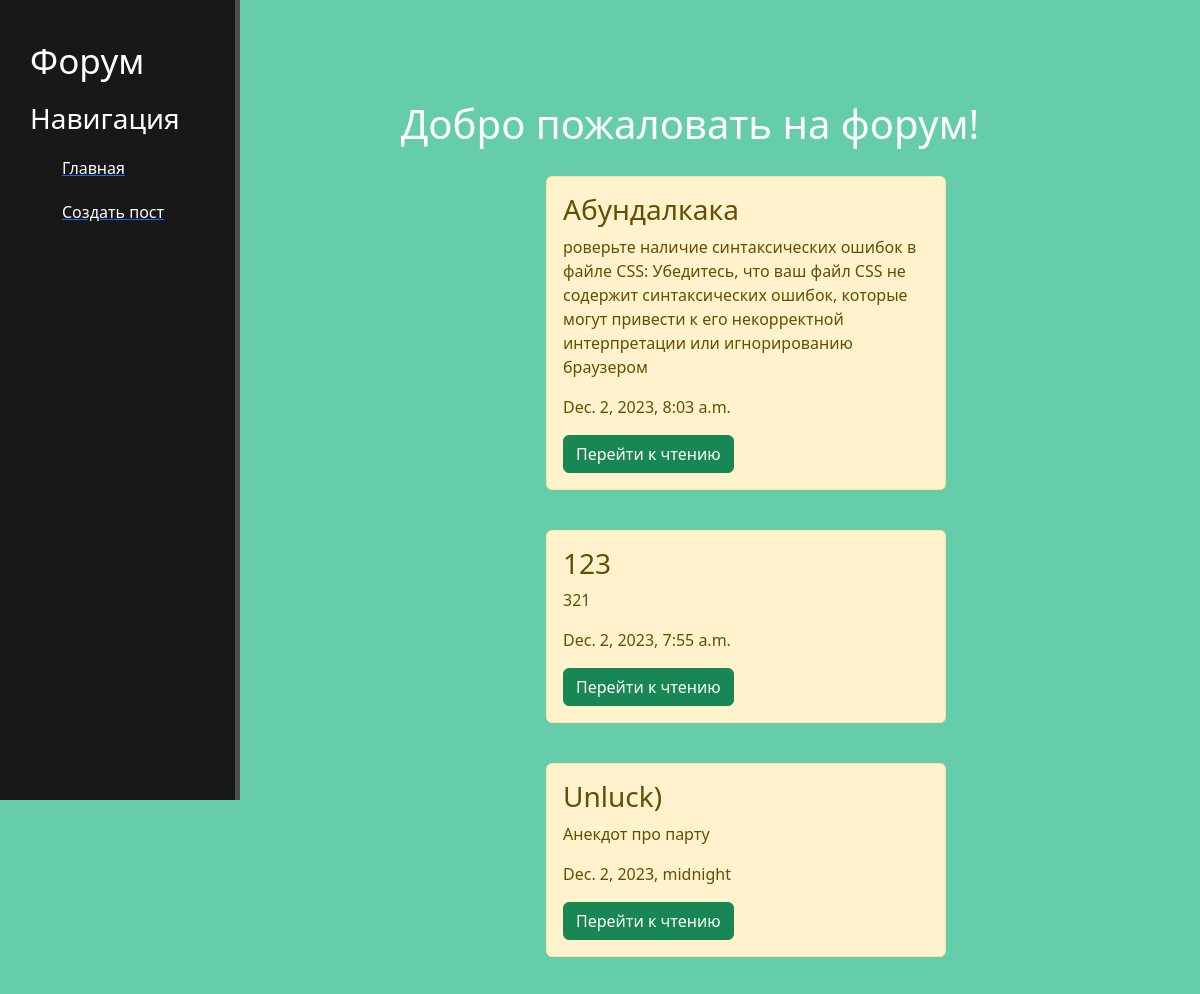
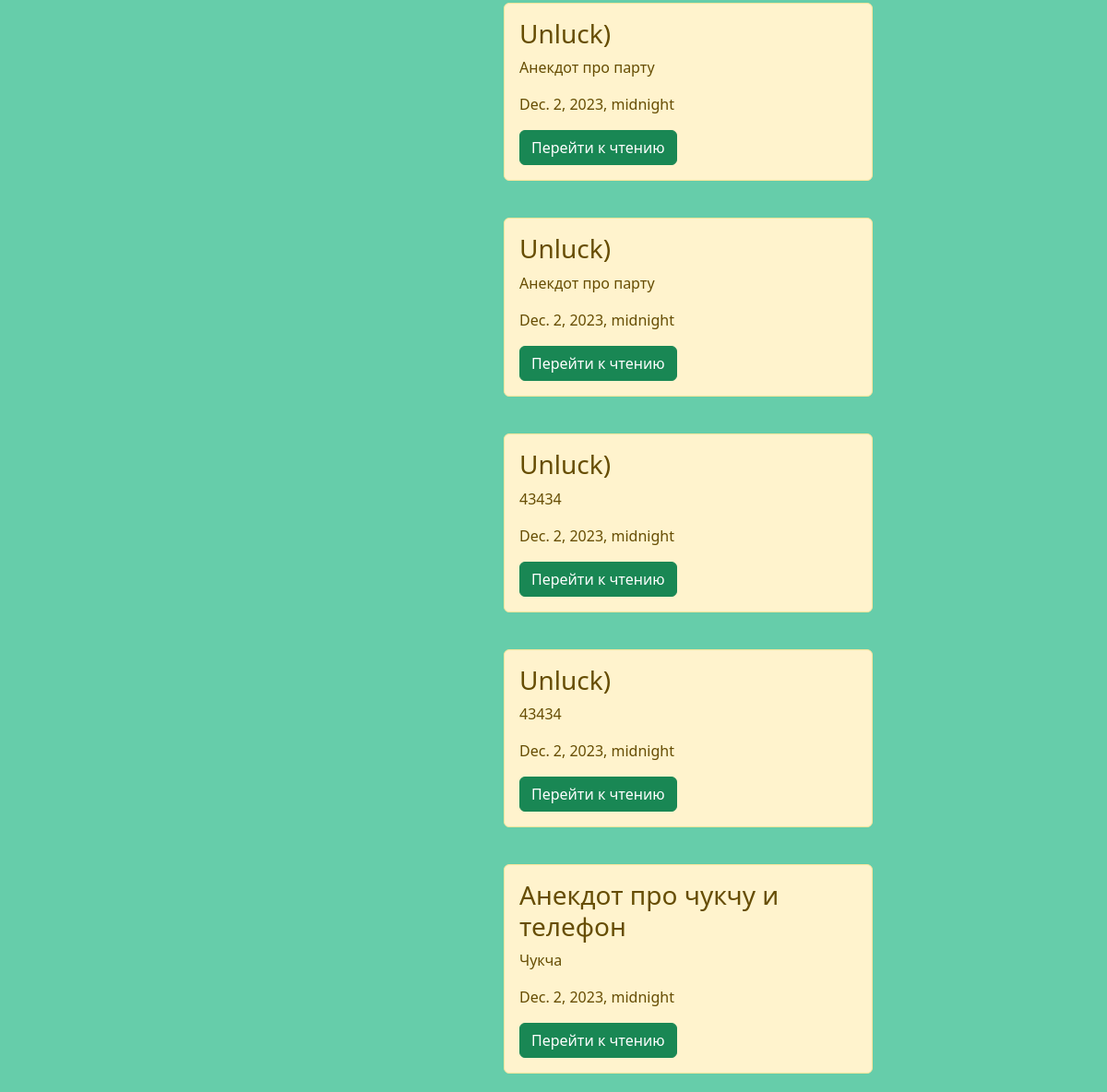
Page /news/ on the committed database (2 pictures, top to bottom).
### news/models.py (models this page shows, shortened)
class Articles(models.Model):
	title = models.CharField('Название статьи', max_length = 50)
	text = models.CharField('Текст статьи', max_length = 5000)
	date = models.DateTimeField('Дата публикации')
	class Meta:
		verbose_name = 'Новость'
		verbose_name_plural = 'Новости'

### news/views.py (the view)
# urls.py: path('', views.news_home, name = 'news_home'),
def news_home(request):
	news = Articles.objects.order_by('-date')
	return render(request, 'website/news.html', {'news': news})

### website/templates/website/news.html (shortened to what this page needs)
{% extends 'website/layout.html' %}
{% block content %}
	<div class = "aboutе">
		<h1>Добро пожаловать на форум!</h1>
		{% for el in news %}
			<div class = "alert alert-warning">
				<h3>{{ el.title }}</h3>
				<p> {{ el.text }}</p>
				<p> {{ el.date }}</p>
				<a href ="{% url 'news_detail' el.id %}" class = "btn btn-success"> Перейти к чтению</a>
			</div>
		{% endfor %}
	</div>
{% endblock %}

### website/templates/website/layout.html (shortened to what this page needs)
{% load static %}
<!Doctype html>
<html lang="ru">
<head>
	<link rel="stylesheet" href="https://cdn.jsdelivr.net/npm/bootstrap@5.3.2/dist/css/bootstrap.min.css">
	<link rel="stylesheet" href="{% static 'website/css/website.css' %}">
	<link rel="stylesheet" href="https://cdn.jsdelivr.net/npm/@fortawesome/fontawesome-free@6.4.2/css/fontawesome.min.css">
</head>
<body>
	<aside>
		<h2>Форум</h2>
		<h3>Навигация</h3>
		<ul>
			<a href="{% url 'home' %}"><li>Главная</li></a>
			<a href="{% url 'create' %}"><li>Создать пост</li></a>
		</ul>
	</aside>
	<main>
		{% block content %}
		{% endblock %}
	</main>
</body>
</html>

### website/static/website/css/website.css (style rules this page uses)
body { background: #66cdaa; }
aside { float: left; background: #181818; width: 20%; padding: 2.5%; height: 100vh; color: #fff; border-right: 5px solid #4d4d4d; }
aside h3 { margin-top: 20px; font-size: 28px; }
aside h2 { margin-top: 10px; font-size: 35px; }
aside ul li { color: #fff; display: block; margin-top: 20px; }
main .aboutе { float: left; color: #fff; margin-top: 100px; text-align: center; width: 75%; }
.alert-warning { float: left; clear: both; width: 400px; margin: 20px 34%; text-align: left; }

### rows in the picture
Articles: title "Абундалкака", text "роверьте наличие синтаксических ошибок в файле CSS: Убедитесь, что ваш файл CSS не содержит синтаксических ошибок, которые могут привести к его некорректной интерпретации или игнорированию браузером", date "Dec. 2, 2023, 8:03 a.m."
Articles: title "123", text "321", date "Dec. 2, 2023, 7:55 a.m."
Articles: title "Unluck)", text "Анекдот про парту", date "Dec. 2, 2023, midnight"
Articles: title "Unluck)", text "Анекдот про парту", date "Dec. 2, 2023, midnight"
Articles: title "Unluck)", text "Анекдот про парту", date "Dec. 2, 2023, midnight"
Articles: title "Unluck)", text "43434", date "Dec. 2, 2023, midnight"
Articles: title "Unluck)", text "43434", date "Dec. 2, 2023, midnight"
Articles: title "Анекдот про чукчу и телефон", text "Чукча", date "Dec. 2, 2023, midnight"
